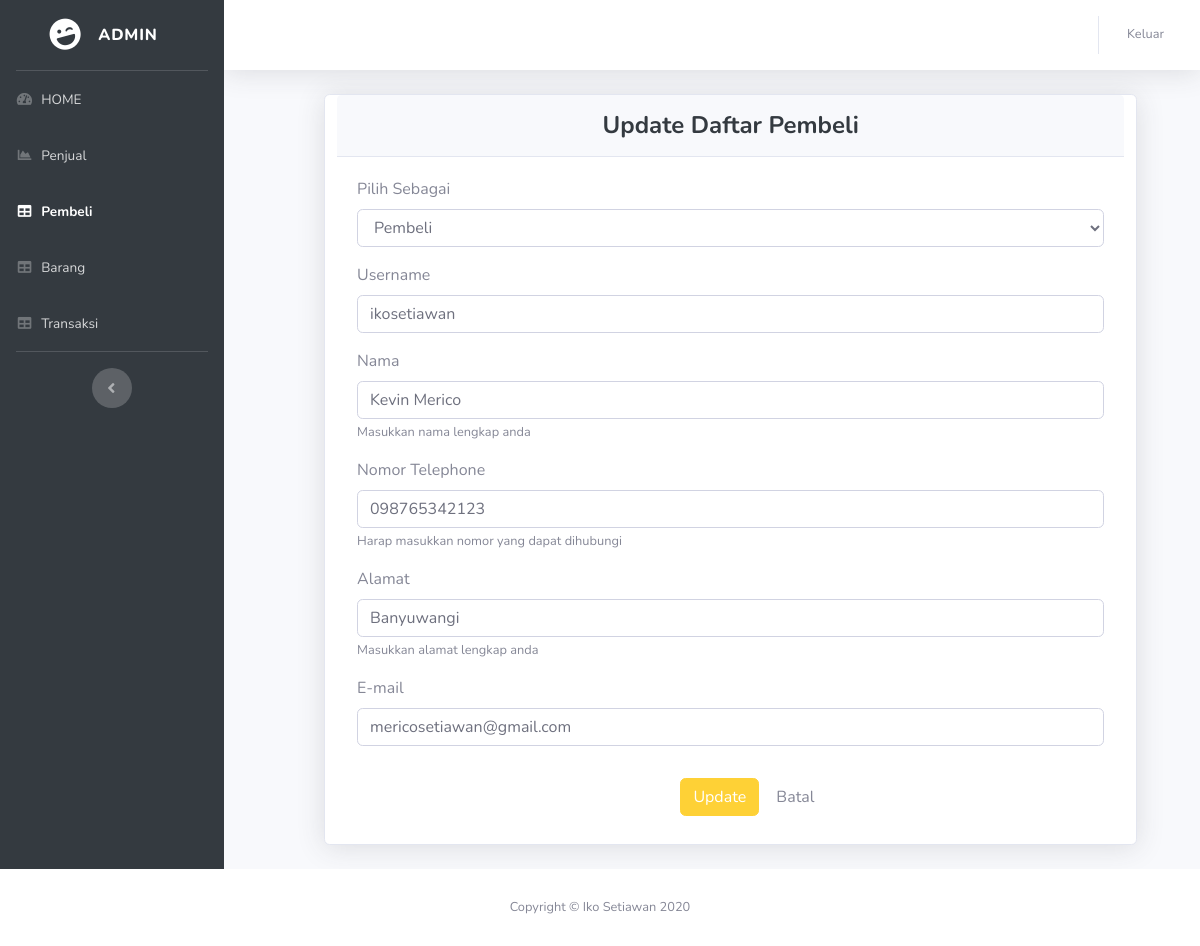
The page /Admin/updatePembeli/10 on the database its author committed.
### tables this page shows
CREATE TABLE `tb_user` (
  `id_user` int(11) NOT NULL,
  `status` varchar(32) NOT NULL,
  `username` varchar(64) NOT NULL,
  `nama` varchar(64) NOT NULL,
  `telephone` varchar(14) NOT NULL,
  `alamat` varchar(50) NOT NULL,
  `email` varchar(30) NOT NULL,
  `password` varchar(256) NOT NULL
);

### application/controllers/Admin.php (called while the page is built, shortened)
<?php
class Admin extends CI_Controller
{
    public function __construct()
    {
        $this->load->model('M_penjual');
        $this->load->model('M_pembeli');
        $this->load->model('M_barang');
        $this->load->model('m_transaksi');
        $this->load->library('dompdf_gen');
        $this->load->library('form_validation');
    }
    public function updatePembeli($id)
    {
        $data['judul'] = "Update Data Pembeli ";
        $data['status'] = ['Pembeli', 'Penjual'];
        $data['pembeli'] = $this->M_pembeli->getPembeliById($id);
        $this->form_validation->set_rules('status', 'Status', 'required|trim', ['required' => 'Harap memilih status terlebih dahulu']);
        $this->form_validation->set_rules('username', 'Username', 'required|trim', ['required' => 'Harap mengisi username terlebih dahulu']);
        $this->form_validation->set_rules('nama', 'Nama', 'required|trim', ['required' => 'Harap mengisi nama lengkap terlebih dahulu']);
        $this->form_validation->set_rules('telephone', 'Telephone', 'required', ['required' => 'Harap mengisi nomor telephone terlebih dahulu']);
        $this->form_validation->set_rules('alamat', 'Alamat', 'required', ['required' => 'Harap mengisi alamat terlebih dahulu']);
        $this->form_validation->set_rules('email', 'Email', 'required|trim|valid_emails', ['required' => 'Harap mengisi email terlebih dahulu', 'valid_emails' => 'harap isi E-mail dengan benar']);
        if ($this->form_validation->run() == FALSE) {
            $this->load->view("admin/v_header", $data);
            $this->load->view('admin/pembeli/V_update_pembeli', $data);
            $this->load->view("admin/v_footer");
            $this->session->set_flashdata('message', 'Gagal diubah ! ');
        } else {
            $this->M_pembeli->ubahDataPembeli();
            $this->session->set_flashdata('message', 'Berhasil diubah');
            redirect('Admin/tampilPembeli');
        }
    }
}

### index.php (called while the page is built, shortened)
<?php
require_once BASEPATH.'core/CodeIgniter.php';

### application/models/m_pembeli.php (called while the page is built, shortened)
<?php
class M_pembeli extends CI_model
{
    public function getPembeliById($id)
    {
        return $this->db->get_where('tb_user', ['id_user' => $id])->row_array();
    }
}

### application/views/admin/pembeli/v_update_pembeli.php (the view, shortened to what this page needs)
<div id="wrapper">
    <ul class="navbar-nav bg-gradient-primary sidebar sidebar-dark accordion" id="accordionSidebar">
        <a class="sidebar-brand d-flex align-items-center justify-content-center" href="index.html">
            <div class="sidebar-brand-icon rotate-n-15">
                <i class="fas fa-laugh-wink"></i>
            </div>
            <div class="sidebar-brand-text mx-3">ADMIN</div>
        </a>
        <hr class="sidebar-divider my-0">
        <li class="nav-item">
            <a class="nav-link" href="<?= base_url(); ?>Admin">
                <i class="fas fa-fw fa-tachometer-alt"></i>
                <span>HOME</span></a>
        </li>
        <li class="nav-item ">
            <a class="nav-link" href="<?= base_url(); ?>Admin/tampilPenjual">
                <i class="fas fa-fw fa-chart-area"></i>
                <span>Penjual </span></a>
        </li>
        <li class="nav-item active">
            <a class="nav-link" href="<?= base_url(); ?>Admin/tampilPembeli">
                <i class="fas fa-fw fa-table"></i>
                <span>Pembeli</span></a>
        </li>
        <li class="nav-item">
            <a class="nav-link" href="<?= base_url(); ?>Admin/tampilBarang">
                <i class="fas fa-fw fa-table"></i>
                <span>Barang</span></a>
        </li>
        <li class="nav-item">
            <a class="nav-link" href="<?= base_url(); ?>Admin/tampilTransaksi">
                <i class="fas fa-fw fa-table"></i>
                <span>Transaksi</span></a>
        </li>
        <hr class="sidebar-divider d-none d-md-block">
        <div class="text-center d-none d-md-inline">
            <button class="rounded-circle border-0" id="sidebarToggle"></button>
        </div>
    </ul>
    <div id="content-wrapper" class="d-flex flex-column">
        <div id="content">
            <nav class="navbar navbar-expand navbar-light bg-white topbar mb-4 static-top shadow">
                <ul class="navbar-nav ml-auto">
                    <li class="nav-item dropdown no-arrow">
                        <a class="nav-link dropdown-toggle" href="#" data-toggle="modal" data-target="#logoutModal">
                            <span class="mr-2 d-none d-lg-inline text-gray-600 small">Keluar</span>
                        </a>
                    </li>
                </ul>
            </nav>
            <div class="card shadow mb-4 col-sm-10" style="margin-left: 100px;">
                <div class="card-header py-3">
                    <h4 class="m-0 font-weight-bold text-primary text-center">Update Daftar Pembeli </h4>
                </div>
                <div class="card-body">
                    <form method="post">
                        <div class="form-group">
                            <label for="status"> Pilih Sebagai </label>
                            <select class="form-control" name="status" id="status">
                                <option value="pembeli"> Pembeli </option>
                            </select>
                        </div>
                        <div class="form-group">
                            <label for="username">Username</label>
                            <input type="text" name="username" class="form-control" id="username" value="<?= $pembeli['username']; ?>">
                        </div>
                        <div class="form-group">
                            <label for="nama">Nama</label>
                            <input type="text" name="nama" class="form-control" id="nama" value="<?= $pembeli['nama']; ?>">
                            <small id="nama" class="form-text text-muted">Masukkan nama lengkap anda </small>
                        </div>
                        <div class="form-group">
                            <label for="telephone">Nomor Telephone</label>
                            <input type="number" name="telephone" class="form-control" id="telephone" value="<?= $pembeli['telephone']; ?>">
                            <small id="telephone" class="form-text text-muted"> Harap masukkan nomor yang dapat dihubungi </small>
                        </div>
                        <div class="form-group">
                            <label for="alamat">Alamat</label>
                            <input type="text" name="alamat" class="form-control" id="alamat" value="<?= $pembeli['alamat']; ?>">
                            <small id="alamat" class="form-text text-muted">Masukkan alamat lengkap anda </small>
                        </div>
                        <div class="form-group">
                            <label for="email">E-mail</label>
                            <input type="text" name="email" class="form-control" id="email" value="<?= $pembeli['email']; ?>" />
                        </div>
                        <div class="col-sm-4 offset-5">
                            <button type="submit" name="ubah" class="btn btn-primary mt-3 mb-2"> Update </button>
                    </form>
                    <a class="btn mt-3 mb-2 mr-4" href="<?= base_url() ?>admin/tampilPembeli"> Batal </a>
                </div>
            </div>
        </div>
    </div>
</div>

### rows shown on the page
tb_user: username "ikosetiawan", nama "Kevin Merico", telephone "098765342123", alamat "Banyuwangi", email "mericosetiawan@gmail.com"
